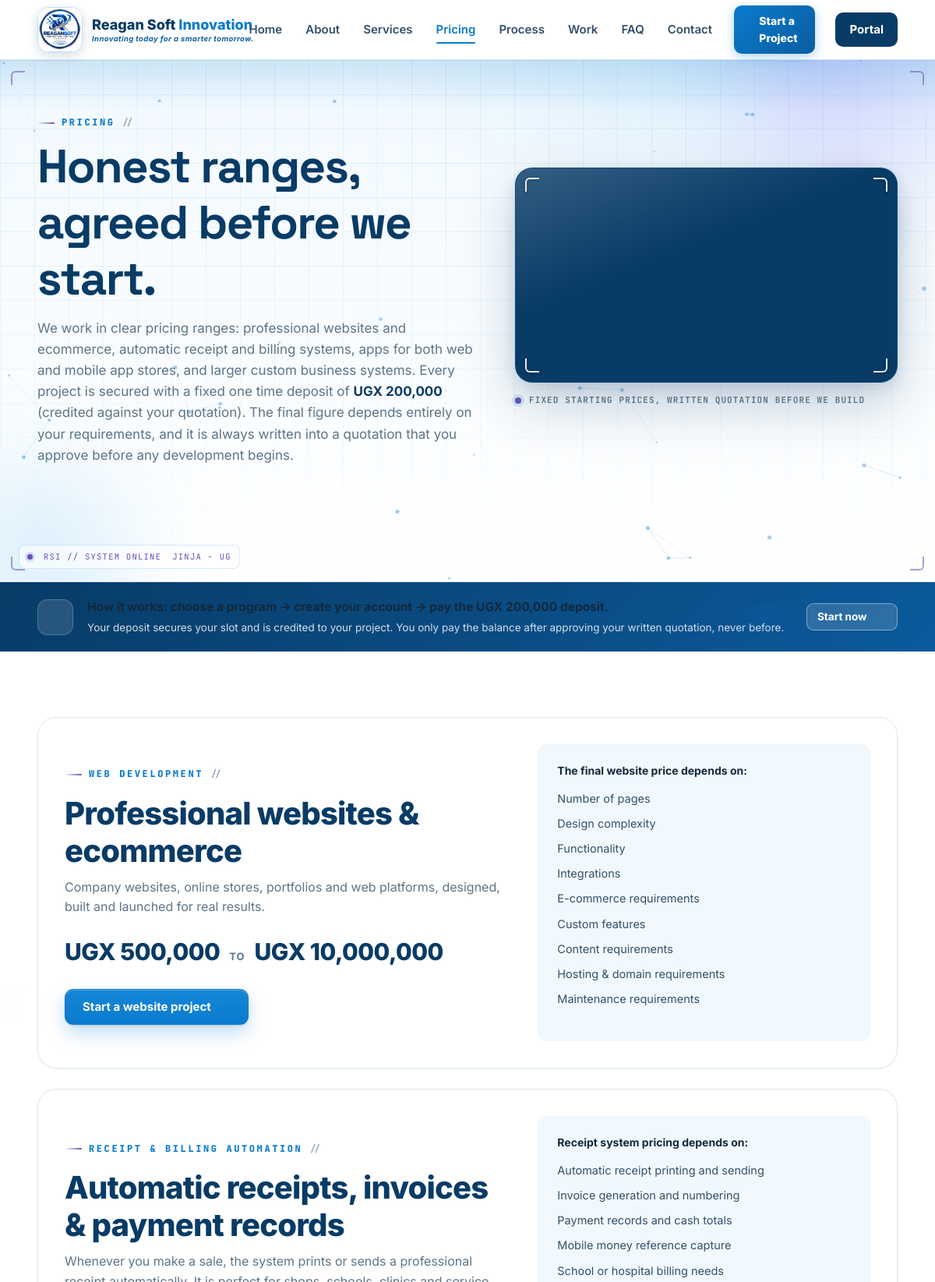
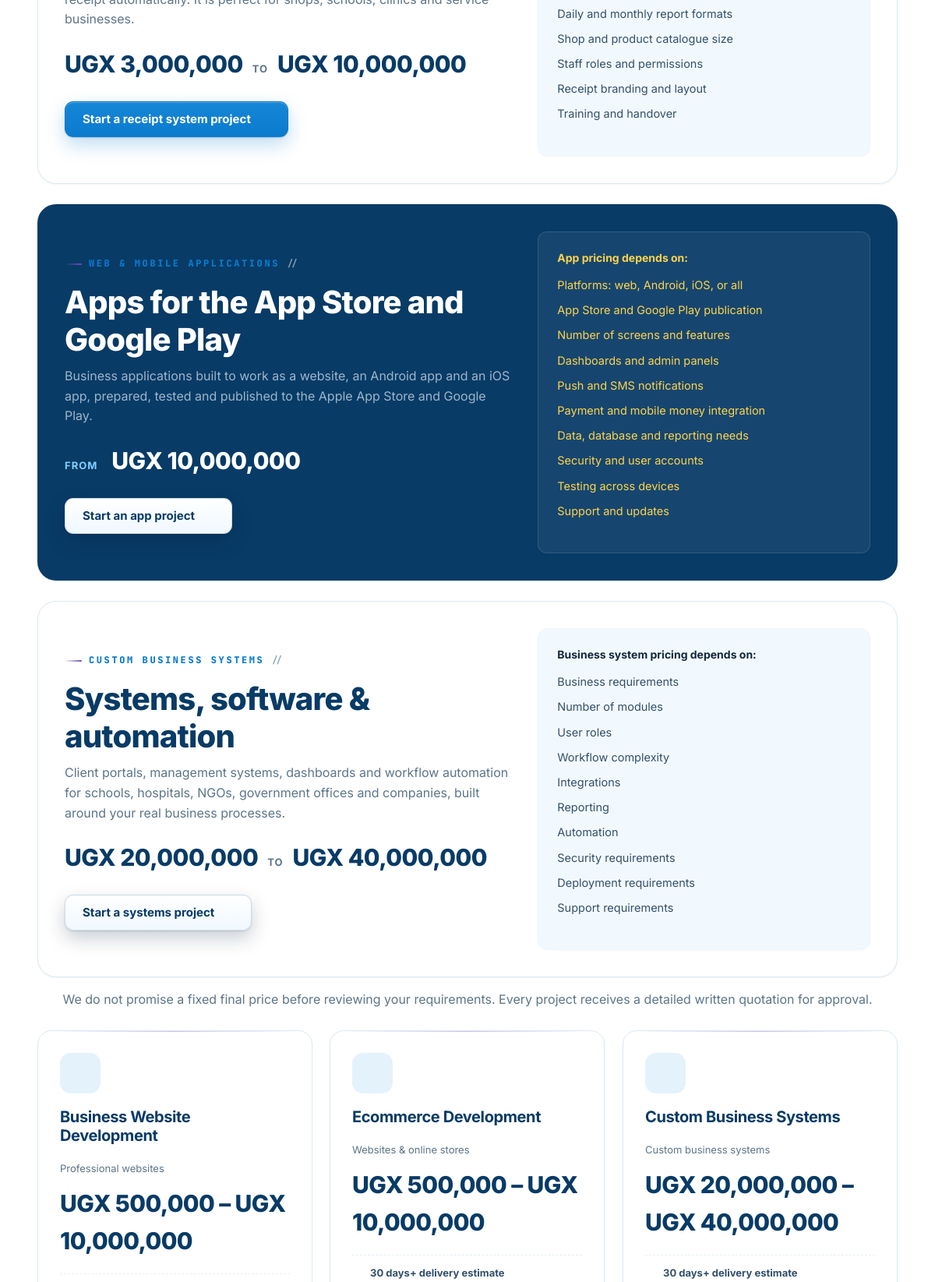
Screenshot of /pricing.php (signed in, upper part) with the database file from the repository (2 pictures, top to bottom).
### tables this page shows
CREATE TABLE IF NOT EXISTS services (
  id INT UNSIGNED AUTO_INCREMENT PRIMARY KEY,
  name VARCHAR(150) NOT NULL,
  slug VARCHAR(160) NOT NULL UNIQUE,
  description TEXT NOT NULL,
  price_min DECIMAL(14,2) NOT NULL DEFAULT 0,    
  price_max DECIMAL(14,2) NULL,                   
  currency VARCHAR(8) NOT NULL DEFAULT 'UGX',
  pricing_type ENUM('range','starting_from','contact_for_quote') NOT NULL DEFAULT 'starting_from',
  price_note VARCHAR(120) NOT NULL DEFAULT '',    
  features TEXT NULL,                  
  delivery_days INT UNSIGNED NULL,     
  icon VARCHAR(60) NOT NULL DEFAULT 'code-s',    
  status ENUM('active','inactive') NOT NULL DEFAULT 'active',
  sort_order INT UNSIGNED NOT NULL DEFAULT 0,
  created_at TIMESTAMP DEFAULT CURRENT_TIMESTAMP,
  INDEX idx_services_status (status)
);

### config/config.php (called while the page is built, shortened)
<?php
function db(): PDO {
    static $pdo = null;
    if ($pdo === null) {
        try {
            $pdo = new PDO(
                'mysql:host=' . DB_HOST . ';dbname=' . DB_NAME . ';charset=utf8mb4',
                DB_USER,
                DB_PASS,
                [
                    PDO::ATTR_ERRMODE            => PDO::ERRMODE_EXCEPTION,
                    PDO::ATTR_DEFAULT_FETCH_MODE => PDO::FETCH_ASSOC,
                    PDO::ATTR_EMULATE_PREPARES   => false,
                    PDO::ATTR_STRINGIFY_FETCHES  => false,
                    PDO::ATTR_TIMEOUT            => 5,
                    PDO::MYSQL_ATTR_INIT_COMMAND => "SET time_zone = '+03:00', NAMES utf8mb4 COLLATE utf8mb4_unicode_ci",
                ]
            );
        } catch (PDOException $e) {
            db_connection_failed($e);
        }
    }
    return $pdo;
}
function e(mixed $value): string {
    return htmlspecialchars((string)($value ?? ''), ENT_QUOTES, 'UTF-8');
}
function app_url(string $path = ''): string {
    return APP_URL . ($path === '' ? '' : '/' . ltrim($path, '/'));
}
require_once __DIR__ . '/../inc/functions.php';

### pricing.php (the view, shortened to what this page needs)
<?php
require __DIR__ . '/config/config.php';
$services = db()->query("SELECT * FROM services WHERE status='active' ORDER BY sort_order, id")->fetchAll();
$currency = settings('currency');
$deposit  = deposit_amount();
$bandService = [
    'websites' => 1,
    'receipts' => 9,
    'apps'     => 8,
    'systems'  => 3,
];
public_head([
    'title'     => 'Pricing | Reagan Soft Innovation Limited',
    'desc'      => 'Honest pricing in Jinja, Uganda: professional websites from UGX 500,000 to UGX 10,000,000, automatic receipt systems from UGX 3,000,000 to UGX 10,000,000, web and mobile apps from UGX 10,000,000 and custom business systems from UGX 20,000,000 to UGX 40,000,000. Final quotes approved before work begins.',
    'active'    => 'pricing',
    'canonical' => 'pricing.php',
]);
?>
<section class="page-hero pi-grid">
  <div class="container">
    <div class="pi-copy">
      <span class="eyebrow">Pricing</span>
      <h1>Honest ranges, agreed before we start.</h1>
      <p class="lead">We work in clear pricing ranges: professional websites and ecommerce, automatic receipt and billing systems, apps for both web and mobile app stores, and larger custom business systems. Every project is secured with a fixed one time deposit of <strong style="color:var(--navy)"><?= money($deposit, $currency) ?></strong> (credited against your quotation). The final figure depends entirely on your requirements, and it is always written into a quotation that you approve before any development begins.</p>
    </div>
    <?= page_image('assets/img/hero3.webp', 3, 'Fixed starting prices, written quotation before we build'); ?>
  </div>
</section>
<section class="deposit-ribbon" role="note">
  <div class="container">
    <span class="dr-icon"><?= icon('shield') ?></span>
    <div>
      <b>How it works: choose a program → create your account → pay the <?= money($deposit, $currency) ?> deposit.</b>
      <p>Your deposit secures your slot and is credited to your project. You only pay the balance after approving your written quotation, never before.</p>
    </div>
    <a class="btn btn-ghost btn-sm" href="<?= app_url('checkout.php') ?>">Start now <?= icon('arrow') ?></a>
  </div>
</section>
<section class="section">
  <div class="container">
    <div class="price-bands">
      <article class="price-band" id="websites">
        <div class="pb-body">
          <span class="eyebrow">Web Development</span>
          <h2>Professional websites &amp; ecommerce</h2>
          <p>Company websites, online stores, portfolios and web platforms, designed, built and launched for real results.</p>
          <div class="pb-amount"><?= money(PRICE_WEBSITE_MIN, $currency) ?> <span class="pb-to">to</span> <?= money(PRICE_WEBSITE_MAX, $currency) ?></div>
          <a class="btn btn-primary" href="<?= app_url('checkout.php?service=' . (int)$bandService['websites']) ?>">Start a website project <?= icon('arrow') ?></a>
        </div>
        <div class="pb-factors">
          <b>The final website price depends on:</b>
          <ul class="feature-list">
            <li>Number of pages</li>
            <li>Design complexity</li>
            <li>Functionality</li>
            <li>Integrations</li>
            <li>E-commerce requirements</li>
            <li>Custom features</li>
            <li>Content requirements</li>
            <li>Hosting &amp; domain requirements</li>
            <li>Maintenance requirements</li>
          </ul>
        </div>
      </article>
      <article class="price-band" id="receipts">
        <div class="pb-body">
          <span class="eyebrow">Receipt &amp; Billing Automation</span>
          <h2>Automatic receipts, invoices &amp; payment records</h2>
          <p>Whenever you make a sale, the system prints or sends a professional receipt automatically. It is perfect for shops, schools, clinics and service businesses.</p>
          <div class="pb-amount"><?= money(PRICE_RECEIPT_MIN, $currency) ?> <span class="pb-to">to</span> <?= money(PRICE_RECEIPT_MAX, $currency) ?></div>
          <a class="btn btn-primary" href="<?= app_url('checkout.php?service=' . (int)$bandService['receipts']) ?>">Start a receipt system project <?= icon('arrow') ?></a>
        </div>
        <div class="pb-factors">
          <b>Receipt system pricing depends on:</b>
          <ul class="feature-list">
            <li>Automatic receipt printing and sending</li>
            <li>Invoice generation and numbering</li>
            <li>Payment records and cash totals</li>
            <li>Mobile money reference capture</li>
            <li>School or hospital billing needs</li>
            <li>Daily and monthly report formats</li>
            <li>Shop and product catalogue size</li>
            <li>Staff roles and permissions</li>
            <li>Receipt branding and layout</li>
            <li>Training and handover</li>
          </ul>
        </div>
      </article>
      <article class="price-band alt" id="apps">
        <div class="pb-body">
          <span class="eyebrow">Web &amp; Mobile Applications</span>
          <h2>Apps for the App Store and Google Play</h2>
          <p>Business applications built to work as a website, an Android app and an iOS app, prepared, tested and published to the Apple App Store and Google Play.</p>
          <div class="pb-amount"><span class="pb-to" style="margin-right:6px">from</span><?= money(PRICE_APP_MIN, $currency) ?></div>
          <a class="btn btn-light" href="<?= app_url('checkout.php?service=' . (int)$bandService['apps']) ?>">Start an app project <?= icon('arrow') ?></a>
        </div>
        <div class="pb-factors">
          <b>App pricing depends on:</b>
          <ul class="feature-list">
            <li>Platforms: web, Android, iOS, or all</li>
            <li>App Store and Google Play publication</li>
            <li>Number of screens and features</li>
            <li>Dashboards and admin panels</li>
            <li>Push and SMS notifications</li>
            <li>Payment and mobile money integration</li>
            <li>Data, database and reporting needs</li>
            <li>Security and user accounts</li>
            <li>Testing across devices</li>
            <li>Support and updates</li>
          </ul>
        </div>
      </article>
      <article class="price-band" id="systems">
        <div class="pb-body">
          <span class="eyebrow">Custom Business Systems</span>
          <h2>Systems, software &amp; automation</h2>
          <p>Client portals, management systems, dashboards and workflow automation for schools, hospitals, NGOs, government offices and companies, built around your real business processes.</p>
          <div class="pb-amount"><?= money(PRICE_SYSTEM_MIN, $currency) ?> <span class="pb-to">to</span> <?= money(PRICE_SYSTEM_MAX, $currency) ?></div>
          <a class="btn btn-light" href="<?= app_url('checkout.php?service=' . (int)$bandService['systems']) ?>">Start a systems project <?= icon('arrow') ?></a>
        </div>
        <div class="pb-factors">
          <b>Business system pricing depends on:</b>
          <ul class="feature-list">
            <li>Business requirements</li>
            <li>Number of modules</li>
            <li>User roles</li>
            <li>Workflow complexity</li>
            <li>Integrations</li>
            <li>Reporting</li>
            <li>Automation</li>
            <li>Security requirements</li>
            <li>Deployment requirements</li>
            <li>Support requirements</li>
          </ul>
        </div>
      </article>
    </div>
    <p class="center muted mt-2">We do not promise a fixed final price before reviewing your requirements. Every project receives a detailed written quotation for approval.</p>
    <div class="pricing-grid mt-3">
      <?php foreach ($services as $s): $features = array_filter(array_map('trim', preg_split('/\r?\n/', (string)$s['features']))); ?>
        <div class="price-card">
          <div class="card-icon"><?= icon($s['icon']) ?></div>
          <h3><?= e($s['name']) ?></h3>
          <?php $srvPrice = service_price_display($s, $currency); $srvNote = trim((string)$s['price_note']); ?>
          <?php if ($srvNote !== '' && mb_stripos($srvPrice, $srvNote) === false): ?><p class="price-note" style="margin:8px 0 0"><?= e($srvNote) ?></p><?php endif; ?>
          <div class="amount"><?= e($srvPrice) ?></div>
          <?php if ($s['delivery_days']): ?>
            <div class="deliver"><?= icon('clock') ?><span><?= (int)$s['delivery_days'] ?> day<?= (int)$s['delivery_days'] === 1 ? '' : 's' ?>+ delivery estimate</span></div>
          <?php endif; ?>
        </div>
      <?php endforeach; ?>
    </div>
  </div>
</section>

### inc/functions.php (shortened to what this page needs)
<?php
function settings(?string $key = null, ?string $default = ''): string {
    static $cache = null;
    if ($cache === null) {
        $cache = ['company_name' => APP_NAME, 'company_phone' => '+256730314979', 'currency' => 'UGX'];
        try {
            $rows = db()->query('SELECT setting_key, setting_value FROM settings')->fetchAll();
            foreach ($rows as $r) {
                $cache[$r['setting_key']] = (string)$r['setting_value'];
            }
        } catch (Throwable $e) {
            log_error('settings() fallback: ' . $e->getMessage());
        }
    }
    return $cache[$key] ?? $default;
}
function money(mixed $amount, string $currency = 'UGX'): string {
    $amount = (float)$amount;
    if ($currency !== '') {
        return $currency . ' ' . number_format($amount, 0);
    }
    return number_format($amount, 0);
}
function service_price_display(array $s, string $currency = ''): string {
    $currency = $currency !== '' ? $currency : settings('currency');
    $type = (string)($s['pricing_type'] ?? 'starting_from');
    $min = (float)($s['price_min'] ?? 0);
    $max = (float)($s['price_max'] ?? 0);
    if ($type === 'contact_for_quote') return 'Contact for a quote';
    if ($type === 'range') {
        return $max > $min ? money($min, $currency) . ' – ' . money($max, $currency) : money($min, $currency);
    }
    return 'From ' . money($min, $currency);
}
function deposit_amount(): float {
    $v = (float)settings('project_deposit', (string)DEPOSIT_DEFAULT);
    return $v > 0 ? $v : DEPOSIT_DEFAULT;
}
function icon(string $name, string $class = ''): string {
    $path = $paths[$name] ?? $paths['code-s'];
    $cls = $class !== '' ? ' class="' . e($class) . '"' : '';
    return '<svg' . $cls . ' viewBox="0 0 24 24" fill="none" stroke="currentColor" stroke-width="1.8" stroke-linecap="round" stroke-linejoin="round" aria-hidden="true">' . $path . '</svg>';
}
require_once __DIR__ . '/layout.php';

### assets/css/tech.css (style rules this page uses)
:root { --font-disp: 'Space Grotesk', 'Inter', system-ui, -apple-system, sans-serif; --font-mono: 'JetBrains Mono', 'SFMono-Regular', Consolas, 'Liberation Mono', monospace; --pg: #0a7bce; --pgl: #8fd8ff; --grid: rgba(10, 123, 206, .09); --grid-lg: rgba(10, 123, 206, .16); --grid-dk: rgba(143, 216, 255, .12); --grid-dk-lg: rgba(143, 216, 255, .22); }
.page-pricing { --pg: #6a4fb8; --pgl: #b9a7ff; }
.eyebrow { font-family: var(--font-mono); letter-spacing: 2.6px; display: inline-flex; align-items: center; gap: 9px; }
.eyebrow::before { content: ''; width: 22px; height: 2px; background: linear-gradient(90deg, transparent, var(--pg)); border-radius: 2px; }
.eyebrow::after { content: '//'; color: var(--faint); letter-spacing: 0; font-weight: 600; }
.hero h1, .page-hero h1, .cta h2 { font-family: var(--font-disp); font-weight: 700; letter-spacing: -.028em; }
.lead, .auth-sub { font-size: 17px; }
.btn { will-change: transform; }
.btn::after { content: ''; position: absolute; top: 0; left: -80%; width: 55%; height: 100%; background: linear-gradient(100deg, transparent, rgba(255,255,255,.36), transparent); transform: skewX(-18deg); transition: left .5s ease; pointer-events: none; }
.btn-ghost::after, .btn-outline::after { background: linear-gradient(100deg, transparent, rgba(10,123,206,.10), transparent); }
.btn svg { flex-shrink: 0; }
.page-hero { position: relative; }
.page-hero::before { content: ''; position: absolute; inset: 0; pointer-events: none; background: linear-gradient(var(--grid) 1px, transparent 1px), linear-gradient(90deg, var(--grid) 1px, transparent 1px), radial-gradient(720px 300px at 82% 0%, rgba(30,158,234,.14), transparent 68%); background-size: 44px 44px, 44px 44px, auto; -webkit-mask-image: linear-gradient(180deg, #000 0%, rgba(0,0,0,.55) 62%, transparent 100%); mask-image: linear-gradient(180deg, #000 0%, rgba(0,0,0,.55) 62%, transparent 100%); }
.page-hero::after { content: ''; position: absolute; left: 0; right: 0; top: 0; height: 64px; background: linear-gradient(180deg, var(--grid-lg), transparent); --drift: 0px; animation: gridDrift 9s linear infinite alternate; }
.page-hero .container { position: relative; z-index: 2; }
.program-card, .svc-card, .value-card, .price-card, .folio-card, .faq-item { position: relative; }
.program-card::before, .svc-card::before, .value-card::before, .price-card::before, .folio-card::before { content: ''; position: absolute; top: 0; left: 18px; right: 18px; height: 1px; background: linear-gradient(90deg, transparent, var(--pg), transparent); opacity: .35; border-radius: 1px; }
.svc-card, .value-card, .price-card, .program-card, .folio-card, .split-media, .founder-card { box-shadow: 0 1px 2px rgba(8,59,102,.06), 0 12px 30px rgba(8,59,102,.07); }
.reveal { opacity: 0; transform: translateY(22px); transition: opacity .6s ease, transform .6s cubic-bezier(.22,.61,.36,1); }
.reveal.in { opacity: 1; transform: none; }
.tilt { will-change: transform; transition: transform .18s ease-out, box-shadow .18s ease-out, opacity .55s ease; }
@media (min-width: 1000px) { .page-hero.pi-grid { padding-bottom: 88px; } }
@media (min-width: 1000px) { .page-hero.pi-grid .container { display: grid; grid-template-columns: 1.05fr .92fr; gap: 52px; align-items: center; } }
.price-card { position: relative; }
.price-card .amount { font-size: 30px; letter-spacing: -.02em; }
.price-card .deliver { margin-top: 16px; padding-top: 12px; border-top: 1px dashed rgba(140,180,205,.22); }
.pricing-grid .price-card { box-shadow: var(--shadow-sm); }

### rows the page displays
services: name "Business Website Development", price_note "Professional websites", srvPrice "UGX 500,000 – UGX 10,000,000"
services: name "Ecommerce Development", price_note "Websites & online stores", srvPrice "UGX 500,000 – UGX 10,000,000", delivery_days "30"
services: name "Custom Business Systems", price_note "Custom business systems", srvPrice "UGX 20,000,000 – UGX 40,000,000", delivery_days "30"

### other values shown
money($deposit, $currency) "UGX 200,000"
$cap !== '' ? $cap : 'Reagan Soft Innovation · Jinja, Uganda' "FIXED STARTING PRICES, WRITTEN QUOTATION BEFORE WE BUILD"
money(PRICE_WEBSITE_MIN, $currency) "UGX 500,000"
money(PRICE_WEBSITE_MAX, $currency) "UGX 10,000,000"
money(PRICE_RECEIPT_MIN, $currency) "UGX 3,000,000"
money(PRICE_RECEIPT_MAX, $currency) "UGX 10,000,000"
money(PRICE_APP_MIN, $currency) "UGX 10,000,000"
money(PRICE_SYSTEM_MIN, $currency) "UGX 20,000,000"
money(PRICE_SYSTEM_MAX, $currency) "UGX 40,000,000"
